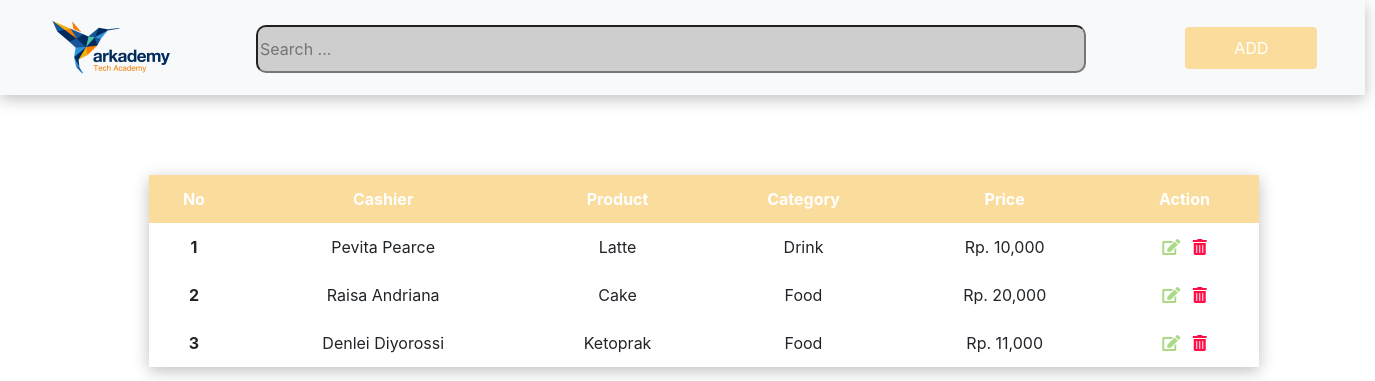
Screenshot of /bootcamp-dinamis/index.php with the database file from the repository.
### tables this page shows
CREATE TABLE `product` (
  `id_product` int(11) NOT NULL,
  `name` varchar(255) NOT NULL,
  `price` varchar(255) NOT NULL,
  `id_category` int(11) NOT NULL,
  `id_cashier` int(11) NOT NULL
);

CREATE TABLE `cashier` (
  `id_cashier` int(11) NOT NULL,
  `name` varchar(255) NOT NULL
);

CREATE TABLE `category` (
  `id_category` int(11) NOT NULL,
  `name` varchar(255) NOT NULL
);

### bootcamp-dinamis/application/controllers/Home.php (called while the page is built, shortened)
<?php
class Home extends CI_Controller {
	public function __construct(){
		$this->load->model('Product_model');
		$this->load->model('Cashier_model');
		$this->load->model('Category_model');
	}
	public function index()
	{
		$data['product'] = $this->Product_model->getProduct();
		$data['cashier'] = $this->Cashier_model->getCashier();
		$data['category'] = $this->Category_model->getCategory();
		$this->load->view('home/home', $data);
	}
}

### bootcamp-dinamis/index.php (called while the page is built, shortened)
<?php
require_once BASEPATH.'core/CodeIgniter.php';

### bootcamp-dinamis/application/models/Product_model.php (called while the page is built, shortened)
<?php
class Product_model extends CI_Model{
	public function getProduct(){
		$data = $this->db->query(" SELECT p.id_product, c.id_cashier, g.id_category, c.name as cashier, p.name as product, g.name as category, p.price as price FROM product p join cashier c on p.id_cashier=c.id_cashier join category g on p.id_category=g.id_category ");
		return $data->result();
	}
}

### bootcamp-dinamis/application/views/home/home.php (the view, shortened to what this page needs)
<!DOCTYPE html>
<html lang="en">
  <head>
    <link rel="stylesheet" href="https://stackpath.bootstrapcdn.com/bootstrap/4.4.1/css/bootstrap.min.css">
    <link type="text/css" href="<?= base_url();  ?>assets/css/arkademystyle.css" rel="stylesheet">
    <link href="<?= base_url();  ?>assets/vendor/fontawesome-free/css/all.min.css" rel="stylesheet" type="text/css">
  </head>
  <body>
  <nav class="navbar navbar-expand-sm navbar-light bg-light fixed-top rectangle">
    <div class="container">
      <a class="navbar-brand" href=""><img src="<?= base_url();  ?>assets/img/logo.png" style="margin-left: -90px;"></a>
      <form >
        <input type="search" class="search-rectangle" placeholder="Search ...">
      </form>
      <button class="nav-link btn text-white pr-5 pl-5" data-toggle="modal" data-target="#tambahcashier" style="background-color: #FADC9C; margin-right:-80px; ">ADD</button>
    </div>
  </nav>
  <div class="container" style="margin-top: 175px;">
    <table class="table table-borderless mr-3 ml-3 mt-5 text-center table-shadow">
      <thead class="text-white" style="background-color: #FADC9C;">
        <tr>
          <th scope="col">No</th>
          <th scope="col">Cashier</th>
          <th scope="col">Product</th>
          <th scope="col">Category</th>
          <th scope="col">Price</th>
          <th scope="col">Action</th>
        </tr>
      </thead>
      <tbody>
      	<?php
      	$count=0;
      	foreach ($product as $p):
      	$count++;
      	?>
        <tr>
          <th scope="row"><?= $count; ?></th>
          <td><?= $p->cashier;  ?></td>
          <td><?= $p->product;  ?></td>
          <td><?= $p->category;  ?></td>
          <td>Rp. <?= number_format($p->price);  ?></td>
          <td><a href="#editcashier" onclick="confirm_modal_editcashier(
          	'<?= $p->id_product;  ?>',
          	'<?= $p->id_cashier;  ?>',
          	'<?= $p->id_category;  ?>',
          	'<?= $p->product;  ?>',
          	'<?= $p->price;  ?>'
          )" ><i style="color:rgb(171,217,133);" class="pr-2 fas fa-edit"></i></a>
              <a href="<?= base_url('product/hapusproduk/');  ?><?= $p->id_product;  ?>" class="tombol-hapuscashier"><i style="color:rgb(255,14,72);" class="fas fa-trash-alt"></i></a>
          </td>
        </tr>
      	<?php endforeach ?>
      </tbody>
    </table>
  </div>
  </body>
</html>

### bootcamp-dinamis/assets/css/arkademystyle.css (style rules this page uses)
.rectangle { position: absolute; width: 1365px; height: 95px; left: 0px; top: 0px; background: #FFFEFE; box-shadow: 0px 4px 15px rgba(0, 0, 0, 0.25); }
.search-rectangle { position: absolute; width: 830px; height: 48px; left: 256px; top: 25px; background: #CECECE; border-radius: 10px; }
.table-shadow { box-shadow: 0px 4px 15px rgba(0, 0, 0, 0.25); }

### rows the page displays
product: id_cashier.name "Pevita Pearce", name "Latte", id_category.name "Drink", price "10,000"
product: id_cashier.name "Raisa Andriana", name "Cake", id_category.name "Food", price "20,000"
product: id_cashier.name "Denlei Diyorossi", name "Ketoprak", id_category.name "Food", price "11,000"
